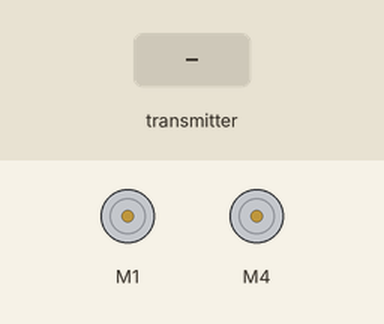
Recording of a sketch running on a simulated Arduino Uno, built with avr-gcc and run on an emulated ATmega328P. On the bench: 2 × DC motor (green arrow = forward, orange = backward, longer = faster). Inputs (shaded band) come from the test bench. No radio packets arrive unless stated; what the sketch prints to the serial monitor is not drawn.

Above: at 1.2 s.
1.3 s: the transmitter starts sending requestedSpeed.0 = 256
At 2.2 s:
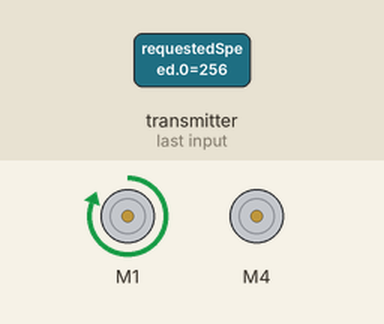
2.8 s: the transmitter starts sending requestedSpeed.1 = 256
At 3.4 s:
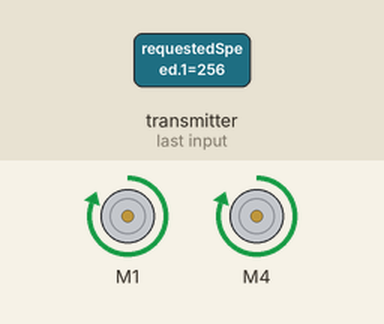
4.3 s: the transmitter starts sending requestedSpeed.0 = 0
At 5.5 s:
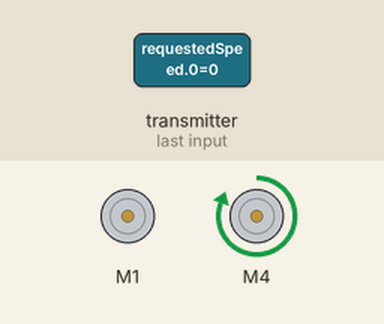
5.8 s: the transmitter starts sending requestedSpeed.1 = 0
At 6.8 s:
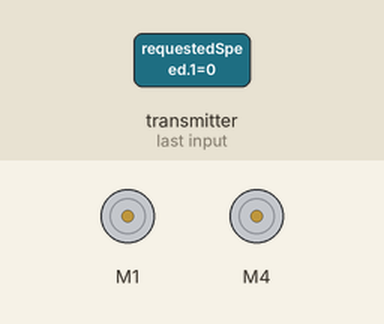
7.3 s: the transmitter starts sending requestedSpeed.0 = 512
At 8.0 s:
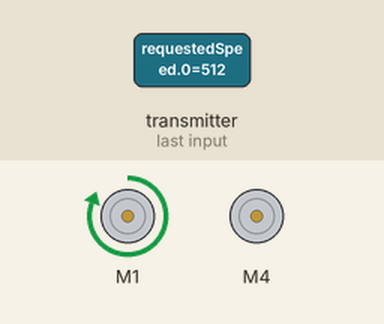
8.8 s: the transmitter starts sending requestedSpeed.1 = 512
At 9.1 s:
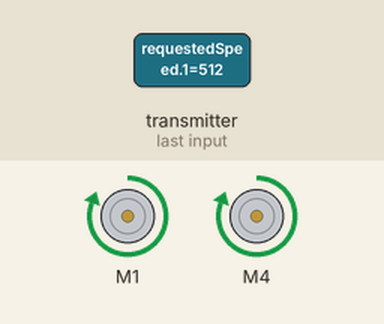
Timing chart, 0 to 11.3 s (numbered marks = the images above; inputs shaded):
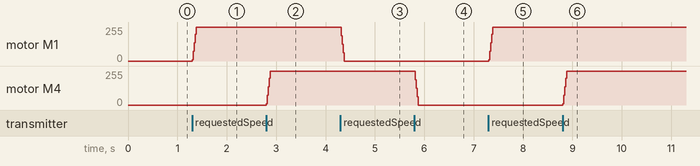

Measured:
- after the input at 1.3 s, motor M1: stopped → forward 255/255 at once
- after the input at 2.8 s, motor M4: stopped → forward 255/255 at once
- after the input at 4.3 s, motor M1: forward 255/255 → stopped at once
- after the input at 5.8 s, motor M4: forward 255/255 → stopped at once
- after the input at 7.3 s, motor M1: stopped → forward 255/255 at once
- after the input at 8.8 s, motor M4: stopped → forward 255/255 at once

The sketch:

nRF2401-carbot-remote.ino
```cpp
/*
 * Demonstration remote controlled car code
 *
 * This was written as a simple speed control for the WCRS carbot, with software
 * acceleration limits.  The hardware platform for the demonstrator is not that
 * robust.  Jumping from zero to full speed could break the wheels off of the
 * chassis.
 *
 * The car this was written for is 2 powered by wheels plus a third idler for
 * balance, and drives with differential steering.
 *
 * Updated: Jan 2017 by H Phil Duby
 *
 * Arduino UNO
 * Adafruit Motor Shield V2
 * RF2401 transceiver (through custom shield (protoshield))
 */

#include <SPI.h>
#include "RF24.h"

#include <Wire.h>
#include <Adafruit_MotorShield.h>

// motor controller port numbers where motors are physically attached
#define LEFT_MOTOR_PORT 1
#define RIGHT_MOTOR_PORT 4

// The range around zero that is treated as actual zero speed setting
#define ZERO_DEAD_BAND 10
// The (maximum) size of a single speed change step: Should be left at 1
#define MAX_STEP_DELTA 1

// minimum time (milliseconds) to wait beteen motor speed setting changes:
// smaller gives higher acceleration
#define ACCELERATION_WAIT 10
#define DECELERATION_WAIT 5
// MAX_STEP_DELTA and «xx»CELERATION_WAIT combine to give maximum acceleration.
// Higher delta and/or smaller wait give higher (maximum) acceleration.

// NOTE: where loop timing constraints can be met, a MAX_STEP_DELTA of 1 gives
// the smoothest movement.  Adjust the «xx»CELERATION_WAIT values for tuning
// acceleration.

// (Hard) limit (for motor controller) speed settings
#define MAX_MOTOR_SPEED 255
#define MIN_MOTOR_SPEED -255

// The number of motors being controlled
const unsigned int MOTOR_COUNT = 2;
// names for motor speed array indexes
#define LEFT 0
#define RIGHT 1

// Our carbot (RF24) address (radio phone number)
// The remote control must send to this address
const byte myAddress[] = "rCBot";

// the structure of (but not the actual storage for) the information sent by
// the remote control unit.  Currently only the left and right motor speeds.
// NOTE: this structure must have the same fields as used in the controller.
// The names could be different, but the sizes better match.
struct speedSettings {
  int requestedSpeed [ MOTOR_COUNT ];
};
// The combined size of the block of data to receive: needed by the radio code
const unsigned int packetSize = sizeof( speedSettings );

// struct motorState {
//   Adafruit_DCMotor * motor
//   unsigned long lastChangeTime;
//   int currentSpeed;
//   bool isAccelerating;
// }

Adafruit_MotorShield AFMS = Adafruit_MotorShield();

/****************** User Config ***************************/

/* Hardware configuration: Set up nRF24L01 radio on SPI bus plus pins 7 & 8 */
// NOTE: does NOT need to be the same as the remote control
RF24 radio ( 7, 8 );

// Specify the motor driver shield ports the motors are connected to
Adafruit_DCMotor *leftMotor = AFMS.getMotor( LEFT_MOTOR_PORT );
Adafruit_DCMotor *rightMotor = AFMS.getMotor( RIGHT_MOTOR_PORT );
/**********************************************************/

// Here is where the data for the carbot is actually stored, after the struct
// was defined above
speedSettings target;

/* ****** Storage for data that changes while the sketch is running ****** */

int curSpeed [ MOTOR_COUNT ]; // The current motor speed settings
unsigned long lastChangeTime; // The most recent time the settings were updated

// TRUE when accelerating; FALSE when decelerating or holding constant speed
bool accelerationMode;

unsigned long lastCommandTime;
// Time (milliseconds) to continue without new instructions before stopping
#define MAX_COMMAND_GAP 250

void setup() {
  Serial.begin ( 115200 ); // Debug and monitoring
  Serial.print (F( "\nWCRS RF24 remote control carbot using Adafruit Motorshield" ));

  // Prepare the motor controller and individual motors for use
  activateMotorControl ();
  activateMotor ( leftMotor );
  activateMotor ( rightMotor );

  initRemoteControl (); // Setup communications with remote

  curSpeed [ LEFT ] = 0; // Start up with motors stopped.
  curSpeed [ RIGHT ] = 0;
  lastChangeTime = millis();
  accelerationMode = true;
  lastCommandTime = lastChangeTime;
}

void loop() {
  // unsigned long nowTime;
  getTargets (); // update control settings, whenever new ones are available
  // nowTime = millis ();
  nextSpeed ( millis ());
}// ./void loop()


void nextSpeed( unsigned long nowTime )
{
  // unsigned long nowTime;
  unsigned long nextChangeTime;
  bool isAccel; // (will be) true when increasing speed

  // NOTE: put logic for [ac|dc]celeration timing here, so can change modes
  // quicker: make more responsive to changing control inputs, without (much)
  // affecting configured overall acceleration performance.

  // Assumption is there should never be one wheel accelerating while another
  // is decelerating.  *COULD* have one stopped and the other doing anything.
  isAccel =
    abs ( target.requestedSpeed [ LEFT  ]) > abs ( curSpeed [ LEFT ]) ||
    abs ( target.requestedSpeed [ RIGHT ]) > abs ( curSpeed [ RIGHT ]);

  if ( isAccel == accelerationMode ) { // same as previous
    // different timeout when accelerating and decelerating
    nextChangeTime = lastChangeTime +
      isAccel ? ACCELERATION_WAIT : DECELERATION_WAIT;
    if ( nowTime < nextChangeTime ) {
      // Not time to change the speed settings yet, keeping acceleration down
      return;
    }
  }// ./if ( isAccel == accelerationMode )

  // Either reached time to change speed, or acceleration direction changed

  accelerationMode = isAccel; // Keep track when [ac|dc]celerating
  curSpeed[ LEFT ]  = calcMotorSpeed ( curSpeed[ LEFT ],  target.requestedSpeed [ LEFT ]);
  curSpeed[ RIGHT ] = calcMotorSpeed ( curSpeed[ RIGHT ], target.requestedSpeed [ RIGHT ]);
  for ( int i = 0; i < MOTOR_COUNT; i++ ) {
    curSpeed[ i ] = calcMotorSpeed ( curSpeed[ i ], target.requestedSpeed [ i ]);
  }

  setMotorSpeed ( leftMotor, curSpeed [ LEFT ]);
  setMotorSpeed ( rightMotor, curSpeed [ RIGHT ]);
}// ./void nextSpeed()


/**
 * Calculate a new motor speed setting closer to the target, with the (single
 * step) change limited by the maximum allowed acceleration (MAX_STEP_DELTA)
 *
 * IDEA use the actual time since last speed change to better calculate the new speed
 * IDEA support higher deceleration than acceleration
 *
 * @param cur the current motor speed setting
 * @param targ the target motor speed setting
 * @return new motor speed setting
 */
int calcMotorSpeed( int cur, int targ )
{
  int calcSpeed;

  if ( targ < cur ) {
    // speed is changing more negative
    if ( cur - MAX_STEP_DELTA <= targ ) { // delta not greater than max step
      calcSpeed = targ; // speed is (now) at the target
    } else {
      calcSpeed = cur - MAX_STEP_DELTA; // limit change to max step
    }
  } else { // targ >= cur
    // speed is changing more positive
    if ( cur + MAX_STEP_DELTA >= targ ) { // delta not greater than max step
      calcSpeed = targ; // speed is (now) at the target
    } else {
      calcSpeed = cur + MAX_STEP_DELTA; // limit change to max step
    }
  }

  return calcSpeed;
}// ./int calcMotorSpeed()


/**
 * Set the new speed for a motor
 *
 * @param aMotor motor to change speed setting on
 * @param speedSetting new motor speed (-255 to 255)
 */
void setMotorSpeed( Adafruit_DCMotor * aMotor, int speedSetting )
{
  // Adjust (too) low setting to be actual zero
  if ( abs ( speedSetting ) < ZERO_DEAD_BAND ) {
    // In the speed dead band: stop, or stay stopped
    aMotor->setSpeed( 0 );
    aMotor->run( RELEASE );
    return;
  }

  if ( speedSetting < 0 ) { // turn wheel backwards
    aMotor->run( BACKWARD );
    aMotor->setSpeed( -speedSetting );
  } else { // turn wheel forward
    aMotor->run( FORWARD );
    aMotor->setSpeed( speedSetting );
  }
}// ./void setMotorSpeed()


/**
 * Whenever new control settings are available, update the target values
 */
void getTargets()
{
  unsigned long targetTime = millis ();
  if ( radio.available ()) { // another control packet has arrived
    radio.read( &target, packetSize );
//    Serial.print (F( "raw: Left=" ));
//    Serial.print ( target.requestedSpeed [ LEFT ]);
//    Serial.print (F( ", Right=" ));
//    Serial.print ( target.requestedSpeed [ RIGHT ]);
//    Serial.print (F( " @ " ));
//    Serial.println ( millis());

    // Limit the target speed settings to the valid motor range
    target.requestedSpeed [ LEFT ] = clipSpeed ( target.requestedSpeed [ LEFT ]);
    target.requestedSpeed [ RIGHT ] = clipSpeed ( target.requestedSpeed [ RIGHT]);
    lastCommandTime = targetTime; // Just saw a new command
  } else { // NOT ( radio.available ())
    // no new command this time
    if ( lastCommandTime + MAX_COMMAND_GAP < targetTime ) {
      // timeout: no command received for awhile: stop
      target.requestedSpeed [ LEFT ] = 0;
      target.requestedSpeed [ RIGHT ] = 0;
    }
  }
}// ./void getTargets()


/**
 * Keep motor speeds in the valid controller range
 *
 * @param requestSpeed the requested speed setting
 * @return speed setting clipped to the MIN/MAX MOTOR_SPEED range
 */
int clipSpeed ( int requestSpeed )
{
  int targetSpeed = requestSpeed;
  if ( requestSpeed < MIN_MOTOR_SPEED ) {
    targetSpeed = MIN_MOTOR_SPEED;
  }
  if ( requestSpeed > MAX_MOTOR_SPEED ) {
    targetSpeed = MAX_MOTOR_SPEED;
  }

  return targetSpeed;
}
/**
 * initialize the adafruit motor shield V2
 */
void activateMotorControl ()
{
  // TODO create motor shield profile structure, and use instead of defaults
  AFMS.begin();  // create with the default frequency 1.6KHz
}// ./void activateMotorControl ()


/**
 * Prepare a motor on an Adafruit DC Motor shield for initial use
 *
 * @param aMotor the Adafruit_DCMotor to initialize
 */
void activateMotor ( Adafruit_DCMotor * aMotor )
{
  aMotor -> run ( FORWARD );
  aMotor -> setSpeed ( 0 );
  aMotor -> run ( RELEASE ); // Coast?
}// ./void activateMotor ()


/**
 * Setup remote control communications
 */
  void initRemoteControl ()
{
  radio.begin ();

  // TODO create a radio profile structure
  // radio channel
  // disable auto ack
  // set payload size (packetSize == sizeof (speedSettings))
  // set address size (len (myAddress))

  // This is a remote control (ground) vehicle, which should never be out of the
  // users sight.  Reduce the radio power level, since only short range will
  // ever be needed.
  radio.setPALevel ( RF24_PA_LOW ); // RF24_PA_MAX is default

  // Currently one way communications, so only need a reading pipe
  radio.openReadingPipe ( 1, myAddress ); // First reading pipe

  // Start the radio listening for data
  radio.startListening ();
}// ./void initRemoteControl ()
```
